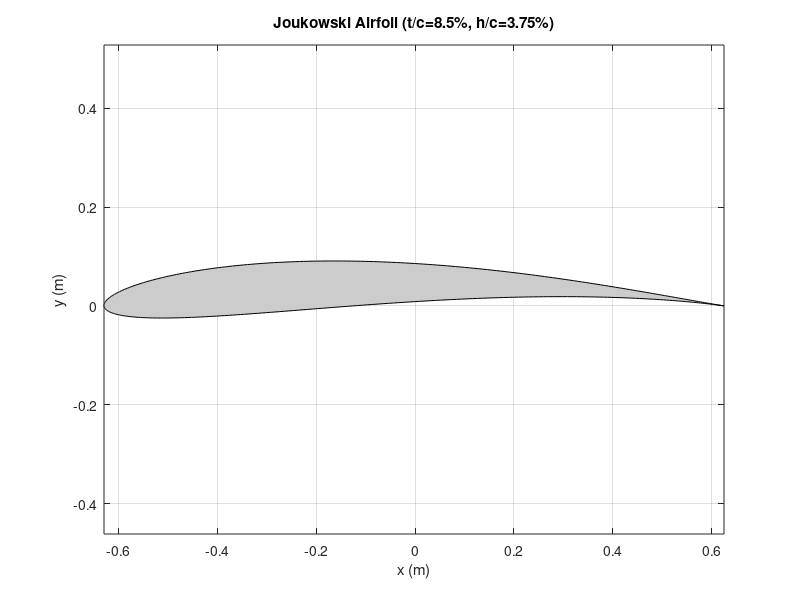
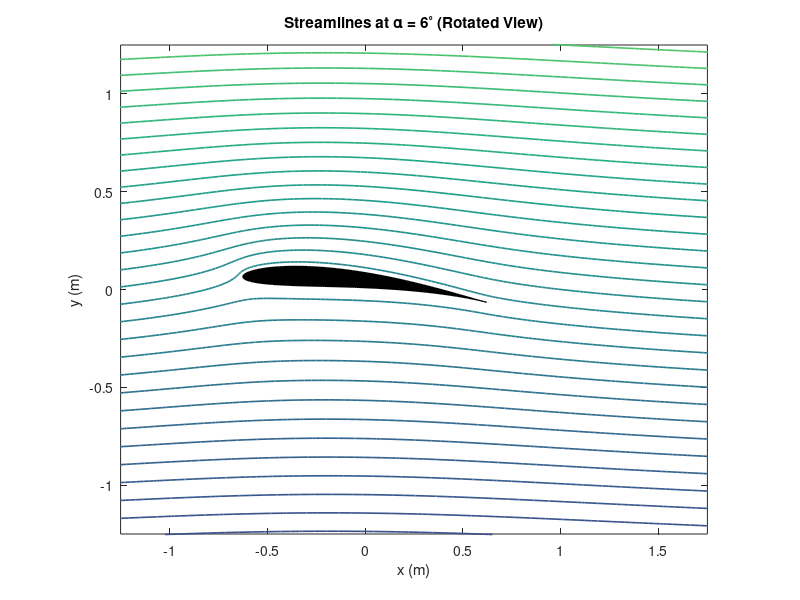
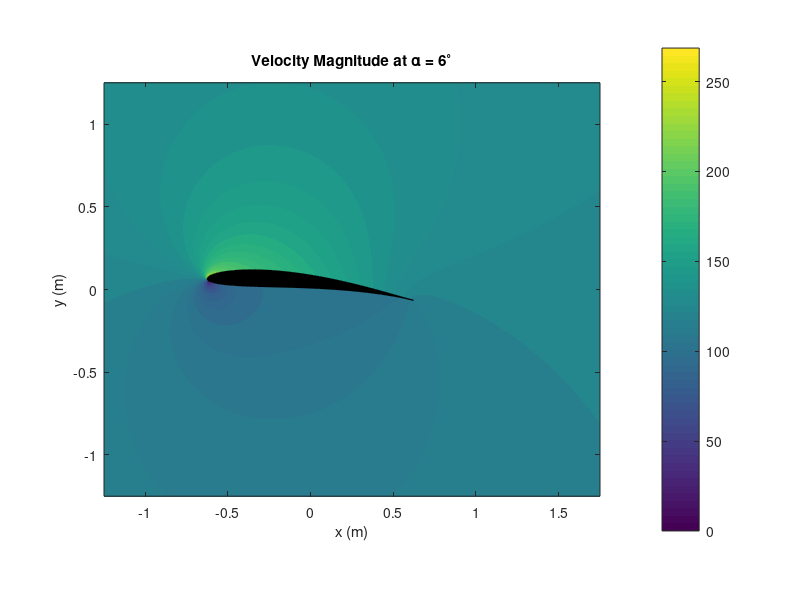
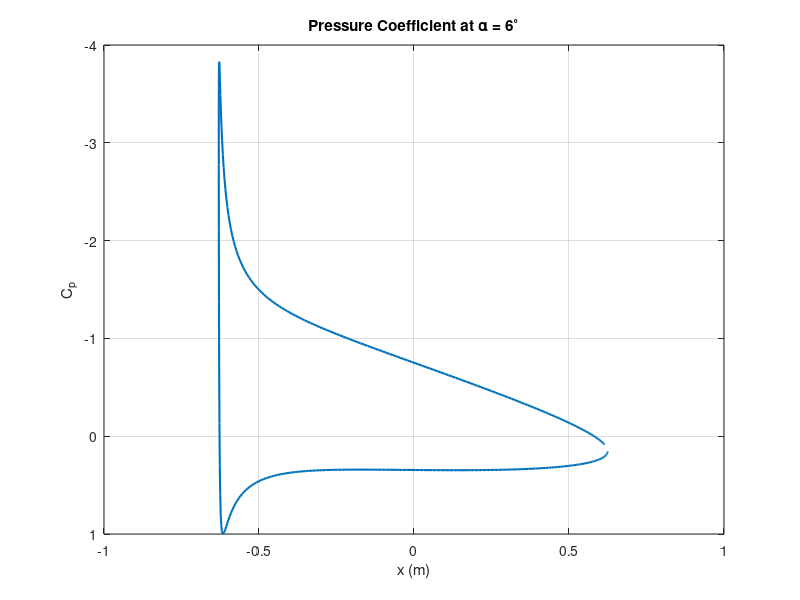

MATLAB code to generate these figures, in order:
clc; clear; close all;
V_inf = 125;
c = 1.25;
tc_ratio = 0.085;
hc_ratio = 0.0375;
alpha_vis = 6;
alpha_range = -5:1:10;
b = c / 4;
e = (tc_ratio) / 1.3;
beta = 2 * (hc_ratio);
a = b * (1 + e) / cos(beta);
x0 = -b * e;
y0 = a * beta;
z0 = x0 + 1i * y0;
theta = linspace(0, 2*pi, 400);
Z_prime_circle = a * exp(1i * theta);
Z_circle = Z_prime_circle + z0;
z_airfoil = Z_circle + b^2 ./ Z_circle;
figure(1);
fill(real(z_airfoil), imag(z_airfoil), [0.8 0.8 0.8], 'EdgeColor', 'k');
axis equal; grid on;
xlabel('x (m)'); ylabel('y (m)');
title(sprintf('Joukowski Airfoil (t/c=%.1f%%, h/c=%.2f%%)', tc_ratio*100, hc_ratio*100));
saveas(gcf, 'Fig1_Geometry.png');
r_vals = linspace(a, 8*a, 100);
theta_vals = linspace(0, 2*pi, 150);
[R_grid, Theta_grid] = meshgrid(r_vals, theta_vals);
Z_prime_grid = R_grid .* exp(1i * Theta_grid);
Z_grid = Z_prime_grid + z0;
Z1_grid = Z_grid + b^2 ./ Z_grid;
alpha_rad = deg2rad(alpha_vis);
Gamma = 4 * pi * V_inf * a * sin(alpha_rad + beta);
vr_prime = V_inf .* cos(Theta_grid - alpha_rad) .* (1 - a^2 ./ R_grid.^2);
vt_prime = -V_inf .* (sin(Theta_grid - alpha_rad) .* (1 + a^2 ./ R_grid.^2) + ...
    2 * (a ./ R_grid) .* sin(alpha_rad + beta));
dW_dZ_prime = (vr_prime - 1i * vt_prime) .* exp(-1i * Theta_grid);
dZ1_dZ_prime = 1 - b^2 ./ (Z_prime_grid + z0).^2;
V_complex = dW_dZ_prime ./ dZ1_dZ_prime;
V_mag = abs(V_complex);
W = V_inf .* (Z_prime_grid .* exp(-1i*alpha_rad) + (a^2 ./ Z_prime_grid) .* exp(1i*alpha_rad)) + ...
    1i * Gamma / (2*pi) * log(Z_prime_grid ./ a);
Psi = imag(W);
rot_angle = -alpha_rad;
Z1_grid_rot = Z1_grid * exp(1i * rot_angle);
z_airfoil_rot = z_airfoil * exp(1i * rot_angle);
figure(2);
contour(real(Z1_grid_rot), imag(Z1_grid_rot), Psi, 60, 'LineWidth', 1.2); hold on;
fill(real(z_airfoil_rot), imag(z_airfoil_rot), 'k');
axis equal; axis([-c c+0.5 -c c]);
title(['Streamlines at \alpha = ' num2str(alpha_vis) '^\circ (Rotated View)']);
xlabel('x (m)'); ylabel('y (m)');
saveas(gcf, 'Fig2_Streamlines.png');
figure(3);
contourf(real(Z1_grid_rot), imag(Z1_grid_rot), V_mag, 50, 'LineColor', 'none');
colorbar; hold on;
fill(real(z_airfoil_rot), imag(z_airfoil_rot), 'k');
title(['Velocity Magnitude at \alpha = ' num2str(alpha_vis) '^\circ']);
axis equal; axis([-c c+0.5 -c c]);
xlabel('x (m)'); ylabel('y (m)');
saveas(gcf, 'Fig3_Velocity.png');
theta_s = linspace(0.1, 2*pi-0.1, 300);
Z_p_s = a * exp(1i * theta_s);
Z_s = Z_p_s + z0;
Z1_s = Z_s + b^2 ./ Z_s;
vt_s = -V_inf .* (sin(theta_s - alpha_rad) * 2 + 2 * sin(alpha_rad + beta));
dZ1_dZ_p_s = 1 - b^2 ./ Z_s.^2;
V_surf = abs(vt_s ./ abs(dZ1_dZ_p_s));
Cp = 1 - (V_surf / V_inf).^2;
figure(4);
plot(real(Z1_s), Cp, 'LineWidth', 1.5);
set(gca, 'YDir', 'reverse'); grid on;
xlabel('x (m)'); ylabel('C_p');
title(['Pressure Coefficient at \alpha = ' num2str(alpha_vis) '^\circ']);
saveas(gcf, 'Fig4_Cp.png');
Cl_vec = []; Cm_vec = [];
for ang = alpha_range
    a_r = deg2rad(ang);

    Cl = 2 * pi * (1 + e) * sin(a_r + beta);
    Cl_vec = [Cl_vec, Cl];

    Gam_i = 4 * pi * V_inf * a * sin(a_r + beta);
    vt_i = -V_inf .* (sin(theta_s - a_r) * 2 + 2 * sin(a_r + beta));
    V_s_i = abs(vt_i ./ abs(dZ1_dZ_p_s));
    Cp_i = 1 - (V_s_i / V_inf).^2;

    x_ac = -b;
    M = 0;
    x_loc = real(Z1_s); y_loc = imag(Z1_s);
    for k = 1:length(x_loc)-1
        dx = x_loc(k+1) - x_loc(k);
        dy = y_loc(k+1) - y_loc(k);
        x_m = (x_loc(k+1) + x_loc(k))/2;
        y_m = (y_loc(k+1) + y_loc(k))/2;
        cp_m = (Cp_i(k+1) + Cp_i(k))/2;

        dFx = -cp_m * dy;
        dFy = cp_m * dx;

        M = M + (x_m - x_ac)*dFy - (y_m)*dFx;
    end
    Cm = M / c;
    Cm_vec = [Cm_vec, Cm];
end
figure(5);
plot(alpha_range, Cl_vec, '-o', 'LineWidth', 1.5);
grid on; xlabel('\alpha (deg)'); ylabel('C_l');
title('Lift Coefficient vs AoA');
saveas(gcf, 'Fig5_Cl_alpha.png');
figure(6);
plot(alpha_range, Cm_vec, '-s', 'LineWidth', 1.5);
grid on; xlabel('\alpha (deg)'); ylabel('C_m');
title('Moment Coefficient vs AoA');
saveas(gcf, 'Fig6_Cm_alpha.png');
disp('Simulation Complete.');
